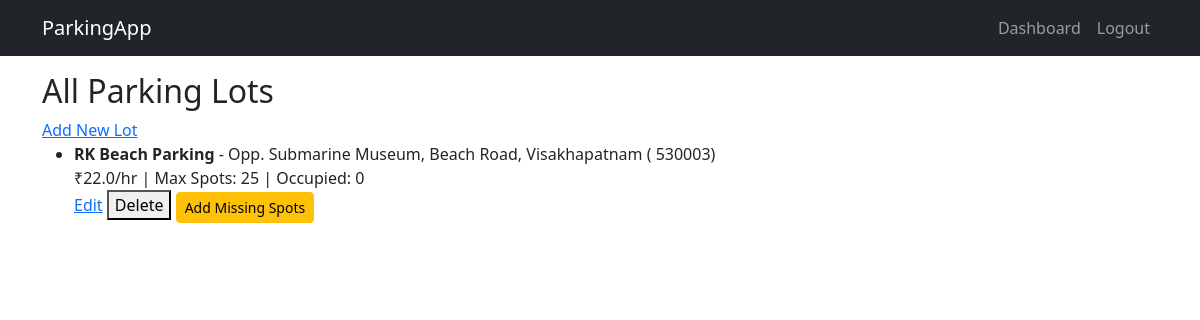
/admin/lots (signed in), run on the app's committed database.
### models.py (models this page shows)
class ParkingLot(db.Model):
    __tablename__ = 'parking_lots'
    id = db.Column(db.Integer, primary_key=True)
    location_name = db.Column(db.String(120), nullable=False)
    address = db.Column(db.Text, nullable=False)
    pin_code = db.Column(db.String(6), nullable=False)
    price_per_hour = db.Column(db.Float, nullable=False)
    max_spots = db.Column(db.Integer, nullable=False)
    status = db.Column(db.String(20), default='Active')  # Active or Inactive
    created_at = db.Column(db.DateTime, default=datetime.utcnow)
    spots = db.relationship('ParkingSpot',backref='lot',lazy=True,cascade='all, delete',passive_deletes=True)

### app.py (the view)
@app.route('/admin/lots')
@login_required
def view_parking_lots():
    if current_user.role != 'admin':
        return "Unauthorized", 403
    lots = ParkingLot.query.all()
    return render_template('admin_lots.html', lots=lots)

### app.py (called while the page is built)
@login_manager.user_loader
def load_user(user_id):
    role, actual_id = user_id.split(':')
    if role == 'admin':
        admin = db.session.get(Admin, int(actual_id))
        if admin:
            return UnifiedUser(f"{admin.id}", 'admin')
    else:
        user = db.session.get(User, int(actual_id))
        if user:
            return UnifiedUser(f"{user.id}", 'user')
    return None

### templates/admin_lots.html
{% extends 'base.html' %}
{% block content %}
<h2>All Parking Lots</h2>
<a href="{{ url_for('add_parking_lot') }}">Add New Lot</a>
<ul>
{% for lot in lots %}
  <li>
    <strong>{{ lot.location_name }}</strong> - {{ lot.address }} ({{ lot.pin_code }})<br>
    ₹{{ lot.price_per_hour }}/hr | Max Spots: {{ lot.max_spots }} | Occupied:
    {{ lot.spots | selectattr('status', 'equalto', 'O') | list | length }}
    <br>
    <a href="{{ url_for('edit_lot', lot_id=lot.id) }}">Edit</a>
    <form action="{{ url_for('delete_lot', lot_id=lot.id) }}" method="POST" style="display:inline;">
      <button type="submit" onclick="return confirm('Are you sure you want to delete this lot?');">Delete</button>
    </form>
    <form action="{{ url_for('add_missing_spots', lot_id=lot.id) }}" method="POST" style="display:inline;">
    <button type="submit" class="btn btn-sm btn-warning">Add Missing Spots</button>
</form>
  </li>
{% endfor %}
</ul>
{% endblock %}

### data on the page
ParkingLot: location_name "RK Beach Parking", address "Opp. Submarine Museum, Beach Road, Visakhapatnam", pin_code "530003", price_per_hour "22.0", max_spots "25", spots|selectattr "0"
